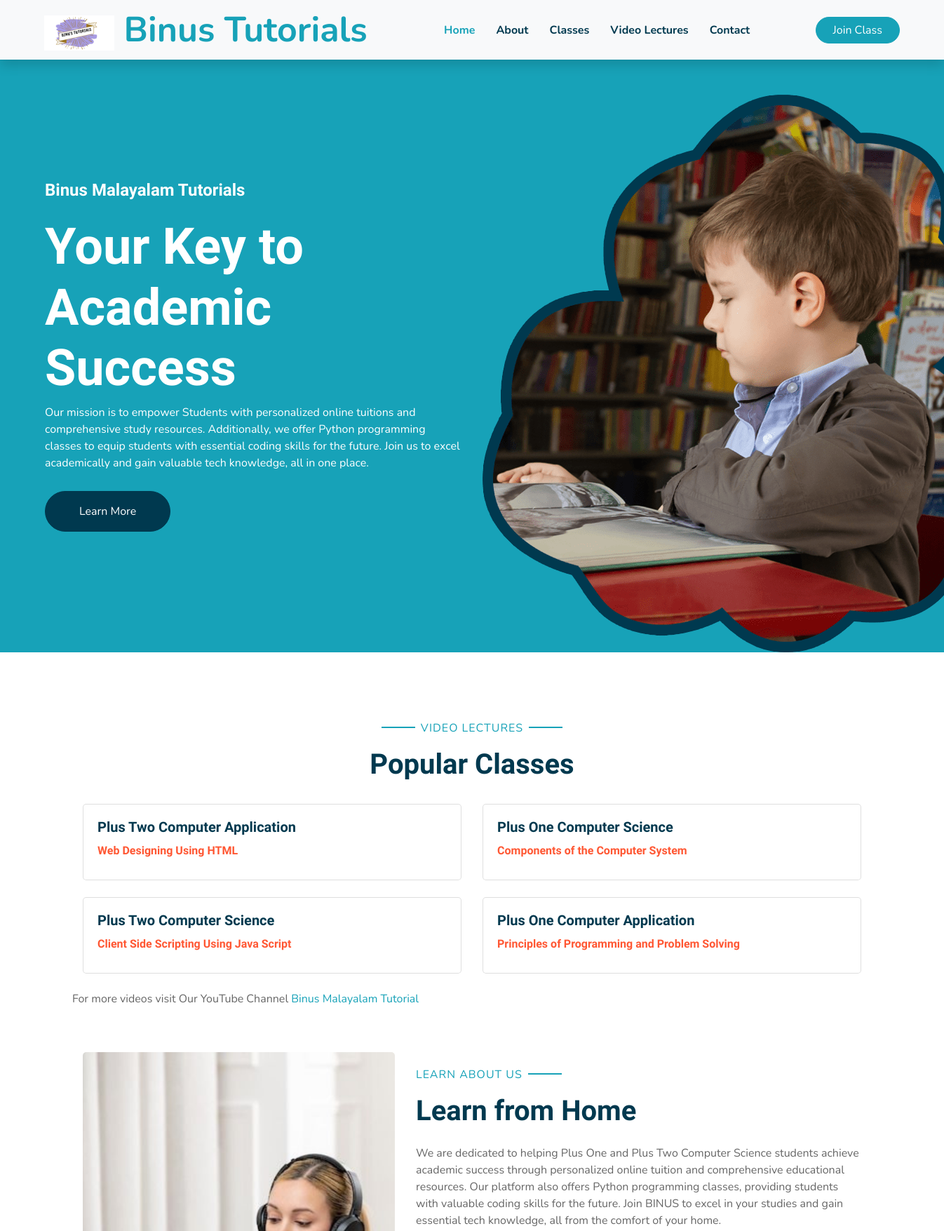
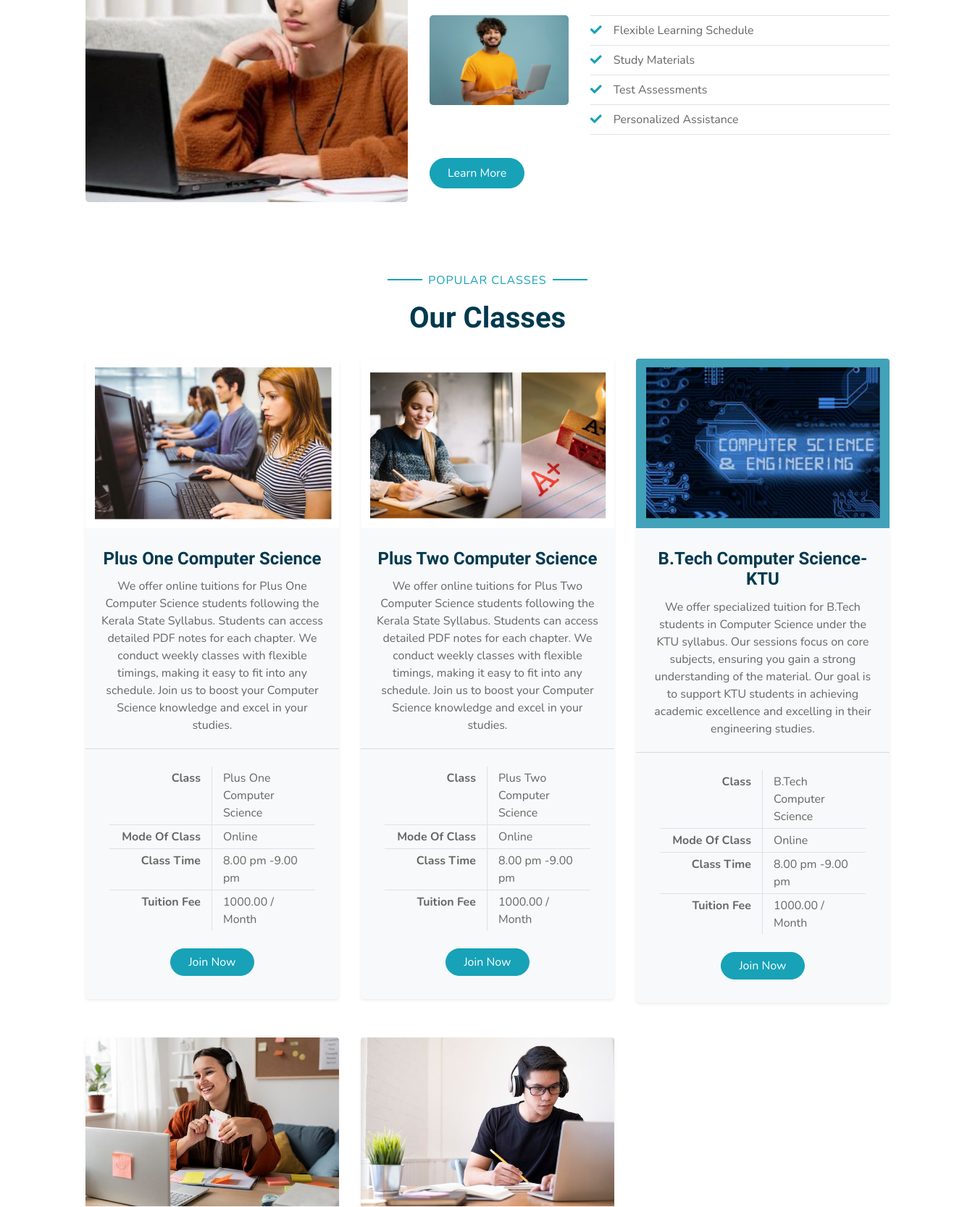
The page / (upper part) on the database its author committed (2 pictures, top to bottom).
### home/models.py (models this page shows, shortened)
class Item(models.Model):
    title = models.CharField(max_length=100)
    video = EmbedVideoField()
    playlist_url = models.URLField(blank=True, null=True, help_text="Enter the URL for a YouTube playlist.")
    chapter_title = models.CharField(max_length=100)

class Pictures(models.Model):
        title = models.CharField(max_length=100)
        image = models.ImageField(upload_to='images/')

class Tutorial(models.Model):
    title = models.CharField(max_length=255)
    description = models.TextField()
    class_name = models.CharField(max_length=50)  # Consider renaming if 'class' conflicts with Python keywords
    mode_of_class = models.CharField(max_length=50, choices=[('Online', 'Online'), ('Offline', 'Offline')])
    class_timings = models.CharField(max_length=100)  # You may use DateTimeField if specific times are needed
    tuition_fee = models.DecimalField(max_digits=10, decimal_places=2)
    image = models.ImageField(upload_to='class_images/')

### home/views.py (the view, shortened to what this page needs)
# urls.py: path('', views.index,name='home'),
def index(request):
    form = BookingForm()
    tutorials = Tutorial.objects.all()
    videos = Item.objects.all()
    img = Pictures.objects.first()
    return render(request, 'index.html', {'tutorials': tutorials, 'videos': videos, 'img': img, 'form': form})

### templates/index.html (shortened to what this page needs)
{% extends 'layouts/blank_layout.html'%}
{% load static %}
{% block navbar %}
{% include 'layouts/navbar.html'%}
{% endblock %}
{% block hero %}
{% include 'layouts/hero.html'%}
{% endblock %}
{% block video_section %}
{% include 'layouts/test_video.html'%}
{% endblock %}
{% block best_school %}
{% include 'layouts/best_school.html'%}
{% endblock %}
{% block popular_class %}
{% include 'layouts/popular_class.html'%}
{% endblock %}

### templates/layouts/test_video.html (shortened to what this page needs)
{% load static %}
{% load embed_video_tags %}
<div class="container-fluid pt-5">
    <div class="container">
      <div class="text-center pb-2">
        <p class="section-title px-5">
          <span class="px-2"> Video Lectures</span>
        </p>
        <h1 class="mb-4">Popular Classes</h1>
      </div>
      <div class="row">
        {% for i in videos|slice:":4" %}
        <div class="col-md-6 mb-4">
            <div class="card">
                <div class="card-body">
                    <h5 class="card-title">{{ i.title }}</h5>
                    <h6 class="card-title"style="color: #ff5733;">{{ i.chapter_title }}</h6>
                </div>
            </div>
        </div>
        {% endfor %}
        <p>For more videos visit Our YouTube Channel <a href="https://www.youtube.com/@BinusMalayalamTutorials" target="_blank"><span>Binus Malayalam Tutorial</span></a></p>
      </div>
    </div>
</div>

### templates/layouts/best_school.html
{% load static %}
<div class="container-fluid py-5">
    <div class="container">
      <div class="row align-items-center">
        <div class="col-lg-5">
          <img
            class="img-fluid rounded mb-5 mb-lg-0"
            src="{{img.image.url}}"
            alt=""
          />
        </div>
        <div class="col-lg-7">
          <p class="section-title pr-5">
            <span class="pr-2">Learn About Us</span>
          </p>
          <h1 class="mb-4">Learn from Home</h1>
          <p>
            We are dedicated to helping Plus One and Plus Two Computer Science  students achieve academic success through personalized online tuition and comprehensive educational resources.
            Our platform also offers Python programming classes, providing students with valuable coding skills for the future.
            Join BINUS to excel in your studies and gain essential tech knowledge, all from the comfort of your home.
          </p>
          <div class="row pt-2 pb-4">
            <div class="col-6 col-md-4">
              <img class="img-fluid rounded" src="{% static 'img/mini_img.png' %}" alt="" />
            </div>
            <div class="col-6 col-md-8">
              <ul class="list-inline m-0">
                <li class="py-2 border-top border-bottom">
                  <i class="fa fa-check text-primary mr-3"></i>Flexible Learning Schedule
                </li>
                <li class="py-2 border-bottom">
                  <i class="fa fa-check text-primary mr-3"></i>Study Materials
                </li>
                <li class="py-2 border-bottom">
                  <i class="fa fa-check text-primary mr-3"></i>Test Assessments
                </li>
                <li class="py-2 border-bottom">
                    <i class="fa fa-check text-primary mr-3"></i>Personalized Assistance
                  </li>
              </ul>
            </div>
          </div>
          <a href="{% url 'class' %}" class="btn btn-primary mt-2 py-2 px-4">Learn More</a>
        </div>
      </div>
    </div>
  </div>

### templates/layouts/popular_class.html (shortened to what this page needs)
{% load static %}
<div class="container-fluid pt-5">
    <div class="container">
      <div class="text-center pb-2">
        <p class="section-title px-5">
          <span class="px-2">Popular Classes</span>
        </p>
        <h1 class="mb-4">Our Classes</h1>
      </div>
      <div class="row">
        {% for tutorial in tutorials %}
        <div class="col-lg-4 mb-5">
          <div class="card border-0 bg-light shadow-sm pb-2">
            <img class="card-img-top mb-2" src="{{ tutorial.image.url }}" alt="{{ tutorial.title }}" />
            <div class="card-body text-center">
              <h4 class="card-title">{{ tutorial.title }}</h4>
              <p class="card-text">
                {{ tutorial.description }}
              </p>
            </div>
            <div class="card-footer bg-transparent py-4 px-5">
              <div class="row border-bottom">
                <div class="col-6 py-1 text-right border-right">
                  <strong>Class</strong>
                </div>
                <div class="col-6 py-1">{{ tutorial.class_name }}</div>
              </div>
              <div class="row border-bottom">
                <div class="col-6 py-1 text-right border-right">
                  <strong>Mode Of Class</strong>
                </div>
                <div class="col-6 py-1">{{ tutorial.mode_of_class }}</div>
              </div>
              <div class="row border-bottom">
                <div class="col-6 py-1 text-right border-right">
                  <strong>Class Time</strong>
                </div>
                <div class="col-6 py-1">{{ tutorial.class_timings }}</div>
              </div>
              <div class="row">
                <div class="col-6 py-1 text-right border-right">
                  <strong>Tuition Fee</strong>
                </div>
                <div class="col-6 py-1">{{ tutorial.tuition_fee }} / Month</div>
              </div>
            </div>
            <a href="{% url 'join_now' %}" class="btn btn-primary px-4 mx-auto mb-4">Join Now</a>
          </div>
        </div>
        {% endfor %}
      </div>
    </div>
</div>

### rows shown on the page
Item: title "Plus Two Computer Application", chapter_title "Web Designing Using HTML"
Item: title "Plus One Computer Science", chapter_title "Components of the Computer System"
Item: title "Plus Two Computer Science", chapter_title "Client Side Scripting Using Java Script"
Item: title "Plus One Computer Application", chapter_title "Principles of Programming and Problem Solving"
Pictures: image (picture)
Tutorial: image (picture), title "Plus One Computer Science", description "We offer online tuitions for Plus One Computer Science students following the Kerala State Syllabus. Students can access detailed PDF notes for each chapter. We conduct weekly classes with flexible timings, making it easy to fit into any schedule. Join us to boost your Computer Science knowledge and excel in your studies.", class_name "Plus One Computer Science", mode_of_class "Online", class_timings "8.00 pm -9.00 pm", tuition_fee "1000.00"
Tutorial: image (picture), title "Plus Two Computer Science", description "We offer online tuitions for Plus Two Computer Science students following the Kerala State Syllabus. Students can access detailed PDF notes for each chapter. We conduct weekly classes with flexible timings, making it easy to fit into any schedule. Join us to boost your Computer Science knowledge and excel in your studies.", class_name "Plus Two Computer Science", mode_of_class "Online", class_timings "8.00 pm -9.00 pm", tuition_fee "1000.00"
Tutorial: image (picture), title "B.Tech Computer Science-KTU", description "We offer specialized tuition for B.Tech students in Computer Science under the KTU syllabus. Our sessions focus on core subjects, ensuring you gain a strong understanding of the material. Our goal is to support KTU students in achieving academic excellence and excelling in their engineering studies.", class_name "B.Tech Computer Science", mode_of_class "Online", class_timings "8.00 pm -9.00 pm", tuition_fee "1000.00"
Tutorial: image (picture)
Tutorial: image (picture)
